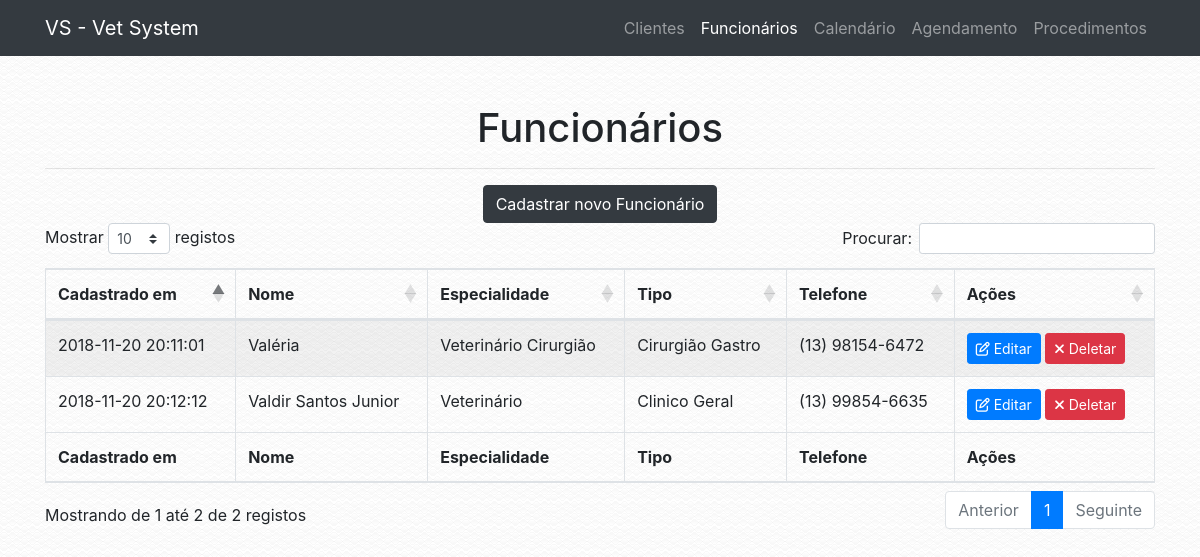
The page /funcionario.php on the database its author committed.
### tables this page shows
CREATE TABLE `tab_funcionario` (
  `COD_FUNCIONARIO` int(13) NOT NULL,
  `COD_ESPECIALIDADE` int(13) NOT NULL,
  `NOME_FUNCIONARIO` varchar(100) NOT NULL,
  `CPF` varchar(30) NOT NULL,
  `RG` varchar(30) NOT NULL,
  `TELEFONE` varchar(30) NOT NULL,
  `TIPO` varchar(100) NOT NULL,
  `EMAIL` varchar(100) NOT NULL,
  `CADASTRO` timestamp NOT NULL DEFAULT CURRENT_TIMESTAMP
);

CREATE TABLE `tab_especialidade` (
  `COD_ESPECIALIDADE` int(13) NOT NULL,
  `DESCRICAO` varchar(200) NOT NULL
);

### conf/database.php (called while the page is built)
<?php
$conf = array(
        "server" => "localhost",
        "db_name" => "bd_veterinaria",
        "db_user" => "root",
        "db_password" => "root"
);
?>

### classes/db_connect.php (called while the page is built, shortened)
<?php
class db_connect {
    public function __construct() {
        $this->tbl_funcionario = "tab_funcionario";
        $this->tbl_especialidade = "tab_especialidade";
        if (file_exists('./conf/database.php')) {
            require './conf/database.php';
        } else {
            require '../conf/database.php';
        }
        $host = $conf['server'];
        $db_name = $conf['db_name'];
        $username = $conf['db_user'];
        $password = $conf['db_password'];
        try {
            $this->conn = new \PDO('mysql:host='.$host.';dbname='.$db_name.';charset=utf8', $username, $password);
        } catch (\PDOException $e) {
            die($e->getMessage());
        }
    }
}

### classes/funcionario.php (called while the page is built, shortened)
<?php
class Funcionario extends db_connect{
    public static function obter_funcionarios(): array {
        $db = new db_connect;
        $tbl_funcionario = $db->tbl_funcionario;
        try {
            $stmt = $db->conn->prepare("SELECT * FROM $tbl_funcionario");
            $stmt->execute();
            $result = $stmt->fetchAll(\PDO::FETCH_ASSOC);
            $result['status'] = true;
        } catch (\PDOExcepton $e) {
            $result['status'] = false;
            $result['message'] = "Error: " . $e->getMessage();
        }
        return $result;
    }
}

### classes/especialidade.php (called while the page is built, shortened)
<?php
class Especialidade extends db_connect{
    public static function obter_especialidade(int $cod_especialidade): string {
        $db = new db_connect;
        $tbl_especialidade = $db->tbl_especialidade;
        try {
            $stmt = $db->conn->prepare("SELECT DESCRICAO FROM $tbl_especialidade WHERE COD_ESPECIALIDADE = :code LIMIT 1");
            $stmt->bindParam(":code", $cod_especialidade, \PDO::PARAM_INT);
            $stmt->execute();
            $result = $stmt->fetch(\PDO::FETCH_ASSOC);
            return $result['DESCRICAO'];
        } catch (\PDOExcepton $e) {
            return "Error: " . $e->getMessage();
        }
    }
}

### conf/navigation.php (called while the page is built)
<?php
$config = array(
        "name" => "VS - Vet System",
        "url" => "http://localhost/vet"
);
?>

### classes/app.php (called while the page is built, shortened)
<?php
class App {
    public function __construct() {
        if (file_exists('./conf/navigation.php')) {
            require './conf/navigation.php';
        } else {
            require '../conf/navigation.php';
        }
        $this->url = $config['url'];
}
}

### funcionario.php (the view, shortened to what this page needs)
<?php
$app = new VeterinariaUnimonte\App;
?>
<!DOCTYPE html>
<html lang="en">
  <head>
    <?php
    require 'includes/global.php';
    ?>
  </head>
  <body>
    <?php
    require 'includes/header.php';
    ?>
    <div class="container">
      <div class="row">
        <div class="col-lg-12">
            <br>
            <br>
            <h1 class="text-center">Funcionários</h1>
            <hr>
            <?php
if (!isset($_GET['f'])) {
    echo '<div class="text-center"><a href="?f=cadastrar" class="btn btn-dark">Cadastrar novo Funcionário</a></div>';
    echo '
    <table id="medicos" class="table table-striped table-bordered" style="width:100%">
        <thead>
            <tr>
                <th>Cadastrado em</th>
                <th>Nome</th>
                <th>Especialidade</th>
                <th>Tipo</th>
                <th>Telefone</th>
                <th>Ações</th>
            </tr>
        </thead>
        <tbody>
            ';
            $funcionarios_data = VeterinariaUnimonte\Funcionario::obter_funcionarios();
            foreach ($funcionarios_data as $funcionario) {
            if (isset($funcionario['COD_FUNCIONARIO'])) {
            echo '<tr>
                <td>'.$funcionario['CADASTRO'].'</td>
                <td>'.$funcionario['NOME_FUNCIONARIO'].'</td>
                <td>'.VeterinariaUnimonte\Especialidade::obter_especialidade($funcionario['COD_ESPECIALIDADE']).'</td>
                <td>'.$funcionario['TIPO'].'</td>
                <td>'.$funcionario['TELEFONE'].'</td>
                <td><a class="btn btn-primary btn-sm" href="?f=edit&id='.$funcionario['COD_FUNCIONARIO'].'"><i class="fa fa-pencil-square-o" aria-hidden="true"></i> Editar</a> <a class="btn btn-danger btn-sm" href="?f=remove&id='.$funcionario['COD_FUNCIONARIO'].'"><i class="fa fa-times" aria-hidden="true"></i> Deletar</a></td>
            </tr>';
            }
          }
    echo '</tbody>
        <tfoot>
            <tr>
                <th>Cadastrado em</th>
                <th>Nome</th>
                <th>Especialidade</th>
                <th>Tipo</th>
                <th>Telefone</th>
                <th>Ações</th>
            </tr>
        </tfoot>
    </table>
    <br><br>
    <link rel="stylesheet" href="'.$app->url.'/vendor/datatables/datatables/media/css/dataTables.bootstrap4.min.css">
          <script src="'.$app->url.'/vendor/datatables/datatables/media/js/jquery.dataTables.min.js"></script>
          <script src="'.$app->url.'/vendor/datatables/datatables/media/js/dataTables.bootstrap4.min.js"></script>
          <script>$(document).ready(function() {
            $("#medicos").DataTable({
              "language": {
                "sEmptyTable":   "Nenhum registro encontrado",
                "sProcessing":   "A processar...",
                "sLengthMenu":   "Mostrar _MENU_ registos",
                "sZeroRecords":  "Não foram encontrados resultados",
                "sInfo":         "Mostrando de _START_ até _END_ de _TOTAL_ registos",
                "sInfoEmpty":    "Mostrando de 0 até 0 de 0 registos",
                "sInfoFiltered": "(filtrado de _MAX_ registos no total)",
                "sInfoPostFix":  "",
                "sSearch":       "Procurar:",
                "sUrl":          "",
                "oPaginate": {
                    "sFirst":    "Primeiro",
                    "sPrevious": "Anterior",
                    "sNext":     "Seguinte",
                    "sLast":     "Último"
                },
                "oAria": {
                    "sSortAscending":  ": Ordenar colunas de forma ascendente",
                    "sSortDescending": ": Ordenar colunas de forma descendente"
                }
              }
          });
        } );</script>';
  } else if ($_GET['f'] == "remove" and isset($_GET['id'])) {
    $remover_funcionario = VeterinariaUnimonte\Funcionario::deletar_funcionario($_GET['id']);
    if ($remover_funcionario['status'] == true) {
      echo '<div class="alert alert-success" role="alert"><i class="fa fa-check"></i> ' . $remover_funcionario['message'] . '</div>';
    } else if ($remover_funcionario['status'] == false) {
      echo '<div class="alert alert-danger" role="alert"><i class="fa fa-times"></i> ' . $remover_funcionario['message'] . '</div>';
    }
  } else if ($_GET['f'] == "edit" and isset($_GET['id'])) {
    $funcionario_data = VeterinariaUnimonte\Funcionario::obter_funcionario($_GET['id']);
    if (isset($funcionario_data['COD_FUNCIONARIO'])) {
      if (isset($_POST['NOME_FUNCIONARIO'])) {
        $funcionario = VeterinariaUnimonte\Funcionario::alterar_funcionario($funcionario_data['COD_FUNCIONARIO'], $_POST);
            if ($funcionario['status'] == true) {
              $disponibilidade = VeterinariaUnimonte\Disponibilidade::alterar_disponibilidade($_POST, $funcionario_data['COD_FUNCIONARIO']);
                echo '<div class="alert alert-success" role="alert"><i class="fa fa-check"></i> ' . $funcionario['message'] . '</div>';
                if ($disponibilidade['status'] == true) {
                echo '<div class="alert alert-success" role="alert"><i class="fa fa-check"></i> ' . $disponibilidade['message'] . '</div>';
                } else {
                  echo '<div class="alert alert-danger" role="alert"><i class="fa fa-times"></i> ' . $disponibilidade['message'] . '</div>';
                }
            } else {
                echo '<div class="alert alert-danger" role="alert"><i class="fa fa-times"></i> <strong>Error!</strong> ' . $funcionario['message'] . '</div>';
            }
    } else {
      ?>
      <form method="POST" action="funcionario.php?f=edit&id=<?php echo $_GET['id']; ?>">
      <div class="form-group">
              <label for="nome">Nome do Funcionário <span style="color: red;">*</span></label>
              <input type="text" class="form-control" id="NOME_FUNCIONARIO" name="NOME_FUNCIONARIO" placeholder="Ex: Fulano da Silva" value="<?php echo $funcionario_data['NOME_FUNCIONARIO']; ?>">
            </div>
            <div class="form-group">
              <label for="nome">Especialidade <span style="color: red;">*</span></label>
              <select class="form-control" id="COD_ESPECIALIDADE" name="COD_ESPECIALIDADE"> <option disabled>Selecione...</option>
              <?php
              foreach (VeterinariaUnimonte\Especialidade::obter_especialidades() as $especialidade) {
              if (isset($especialidade['COD_ESPECIALIDADE'])) {
              echo '<option value="'.$especialidade['COD_ESPECIALIDADE'].'"';
              if ($funcionario_data['COD_ESPECIALIDADE'] == $especialidade['COD_ESPECIALIDADE']) {
                echo ' selected';
              }
              echo '>'.$especialidade['DESCRICAO'].'</option>\n';
              }
              }
              ?>
               </select>
            </div>
            <div class="form-group">
              <label for="cpf">CPF <span style="color: red;">*</span></label>
              <input type="text" class="form-control" id="CPF" name="CPF" placeholder="Ex: 999.999.999-99" data-inputmask="'mask': '999.999.999-99'" value="<?php echo $funcionario_data['CPF']; ?>">
            </div>
            <div class="form-group">
              <label for="rg">RG <span style="color: red;">*</span></label>
              <input type="text" class="form-control" id="RG" name="RG" placeholder="Ex: 999.999.999" data-inputmask="'mask': '99.999.999-9'" value="<?php echo $funcionario_data['RG']; ?>">
            </div>
              <div class="form-group">
                <label for="TELEFONE">Telefone <span style="color: red;">*</span></label>
                <input type="text" class="form-control" id="TELEFONE" name="TELEFONE" placeholder="Ex: (13) 99999-9999" data-inputmask="'mask': '(99) 99999-9999'" value="<?php echo $funcionario_data['TELEFONE']; ?>">
              </div>
              <div class="form-group">
                <label for="Tipo">Tipo <span style="color: red;">*</span></label>
                <input type="text" class="form-control" id="TIPO" name="TIPO" placeholder="Ex: Tipo de médico" value="<?php echo $funcionario_data['TIPO']; ?>">
              </div>
              <div class="form-group">
                <label for="EMAIL">Email <span style="color: red;">*</span></label>
                <input type="email" class="form-control" id="EMAIL" name="EMAIL" placeholder="Ex: seuemail@victornaweb.com" value="<?php echo $funcionario_data['EMAIL']; ?>">
                </div>
              <br>
              <br>
              <h2>Disponibilidade</h2>
              <?php
              $disponibilidade = VeterinariaUnimonte\Disponibilidade::obter_disponibilidade($funcionario_data['COD_FUNCIONARIO']);
              ?>
              <hr>
              <div class="form-group">
              <label for="DIAS_SEMANA">Dias da Semana <span style="color: red;">*</span>
              <br><br>
              <div class="checkbox">
              <label><input type="checkbox" value="0" name="domingo"<?php if (substr_count($disponibilidade['DIAS_SEMANA'], "0") > 0) echo " checked"; ?>> Domingo</label>
              <label><input type="checkbox" value="1" name="segunda"<?php if (substr_count($disponibilidade['DIAS_SEMANA'], "1") > 0) echo " checked"; ?>> Segunda</label>
              <label><input type="checkbox" value="2" name="terca"<?php if (substr_count($disponibilidade['DIAS_SEMANA'], "2") > 0) echo " checked"; ?>> Terça</label>
              <label><input type="checkbox" value="3" name="quarta"<?php if (substr_count($disponibilidade['DIAS_SEMANA'], "3") > 0) echo " checked"; ?>> Quarta</label>
              <label><input type="checkbox" value="4" name="quinta"<?php if (substr_count($disponibilidade['DIAS_SEMANA'], "4") > 0) echo " checked"; ?>> Quinta</label>
              <label><input type="checkbox" value="5" name="sexta"<?php if (substr_count($disponibilidade['DIAS_SEMANA'], "5") > 0) echo " checked"; ?>> Sexta</label>
              <label><input type="checkbox" value="6" name="sabado"<?php if (substr_count($disponibilidade['DIAS_SEMANA'], "6") > 0) echo " checked"; ?>> Sabádo</label></div>
              </div>
              <div class="form-group">
                <label for="HORARIOS">Horários <span style="color: red;">*</span></label>
                <input type="text" class="form-control" id="HORARIOS" name="HORARIOS" placeholder="Ex: 09:00-12:00, 13:00-17:00" value="09:00-12:00, 13:00-17:00" value="<?php echo $disponibilidade['HORARIOS']; ?>">
              </div>
              <div class="form-group">
              <label for="DURACAO">Duração média de cada atendimento <span style="color: red;">*</span></label>
              <select class="form-control" id="DURACAO" name="DURACAO"> <option disabled>Selecione...</option>
              <option value="5"<?php if ($disponibilidade['DURACAO'] == 5) echo " selected"; ?>>5 minutos</option>
              <option value="10"<?php if ($disponibilidade['DURACAO'] == 10) echo " selected"; ?>>10 minutos</option>
              <option value="15"<?php if ($disponibilidade['DURACAO'] == 15) echo " selected"; ?>>15 minutos</option>
              <option value="20"<?php if ($disponibilidade['DURACAO'] == 20) echo " selected"; ?>>20 minutos</option>
              <option value="30"<?php if ($disponibilidade['DURACAO'] == 30) echo " selected"; ?>>30 minutos</option>
              <option value="40"<?php if ($disponibilidade['DURACAO'] == 40) echo " selected"; ?>>40 minutos</option>
              <option value="50"<?php if ($disponibilidade['DURACAO'] == 50) echo " selected"; ?>>50 minutos</option>
              <option value="60"<?php if ($disponibilidade['DURACAO'] == 60) echo " selected"; ?>>1 hora</option>
               </select>
            </div>
            <div class="form-group">
              <label for="ATENDER_FERIADOS">Atender em Feriados Nacionais? <span style="color: red;">*</span></label>
              <select class="form-control" id="ATENDER_FERIADOS" name="ATENDER_FERIADOS"> <option disabled>Selecione...</option>
              <option value="0"<?php if ($disponibilidade['ATENDER_FERIADOS'] == 0) echo " selected"; ?>>Não</option>
              <option value="1"<?php if ($disponibilidade['ATENDER_FERIADOS'] == 1) echo " selected"; ?>>Sim</option>
               </select>
            </div>
             <div class="form-group">
                <label for="EXCECOES">Exceções <span style="color: black;font-weight: 900;">(datas em que o funcionário não estará disponível por emergências ou ocasições especiais)</span></label>
                <input type="text" class="form-control" id="EXCECOES" name="EXCECOES" placeholder="Ex: 05/08/2018, 20/04/2018" value="<?php echo $disponibilidade['EXCECOES']; ?>">
              </div>
              <hr>
            <div class="text-right">
              <button type="submit" class="btn btn-large btn-success"><i class="fa fa-floppy-o" aria-hidden="true"></i> Salvar Dados</button>
            </div>
            <div id="error_message" style="margin-top: 2%;"></div>
            </div>
            </div>
            </form>
            </div>
            <br><br>
            <script src='<?php echo $app->url; ?>/js/conferir_campos2.js'></script>
    <?php
    }
    } else {
      echo '<div class="alert alert-danger" role="alert"><i class="fa fa-times"></i> Esse funcionário não existe ou acabou de ser removido.</div>';
    }
}
?>
  </body>
</html>

### rows shown on the page
tab_funcionario: CADASTRO "2018-11-20 20:11:01", NOME_FUNCIONARIO "Valéria", COD_ESPECIALIDADE.DESCRICAO "Veterinário Cirurgião", TIPO "Cirurgião Gastro", TELEFONE "(13) 98154-6472"
tab_funcionario: CADASTRO "2018-11-20 20:12:12", NOME_FUNCIONARIO "Valdir Santos Junior", COD_ESPECIALIDADE.DESCRICAO "Veterinário", TIPO "Clinico Geral", TELEFONE "(13) 99854-6635"

### other values the page prints
$app->name "VS - Vet System"
